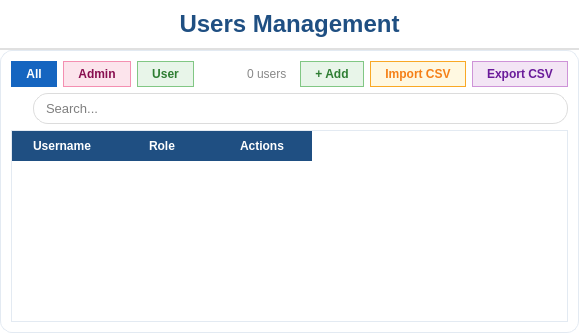
<?xml version="1.0" encoding="UTF-8"?>
<ui version="4.0">
 <class>UsersContent</class>
 <widget class="QWidget" name="UsersContent">
  <property name="styleSheet">
   <string notr="true">background-color: white;</string>
  </property>
  <layout class="QVBoxLayout" name="mainLayout">
   <property name="spacing"><number>0</number></property>
   <property name="leftMargin"><number>0</number></property>
   <property name="topMargin"><number>0</number></property>
   <property name="rightMargin"><number>0</number></property>
   <property name="bottomMargin"><number>0</number></property>
   <item>
    <widget class="QLabel" name="lblTitle">
     <property name="styleSheet">
      <string notr="true">QLabel { font-size: 24px; font-weight: bold; color: #1F4F82; padding: 10px; border-bottom: 2px solid #E0E0E0; }</string>
     </property>
     <property name="text"><string>Users Management</string></property>
     <property name="alignment"><set>Qt::AlignCenter</set></property>
    </widget>
   </item>
   <item>
    <widget class="QFrame" name="tablePanel">
     <property name="styleSheet">
      <string notr="true">QFrame#tablePanel { background-color: white; border-radius: 12px; border: 1px solid #E3EAF2; }</string>
     </property>
     <layout class="QVBoxLayout" name="tableLayout">
      <property name="leftMargin"><number>10</number></property>
      <property name="topMargin"><number>10</number></property>
      <property name="rightMargin"><number>10</number></property>
      <property name="bottomMargin"><number>10</number></property>
      <item>
       <layout class="QHBoxLayout" name="filterLayout">
        <property name="spacing"><number>6</number></property>
        <item>
         <widget class="QPushButton" name="pushButtonAll">
          <property name="styleSheet"><string notr="true">QPushButton { background-color: #E3F2FD; border: 1px solid #1565C0; border-radius: 15px; padding: 5px 14px; color: #0D47A1; font-weight: 500; font-size: 12px; } QPushButton:checked { background-color: #1565C0; color: white; } QPushButton:hover { background-color: #1E88E5; color: white; }</string></property>
          <property name="text"><string>All</string></property>
          <property name="checkable"><bool>true</bool></property>
          <property name="checked"><bool>true</bool></property>
          <property name="autoExclusive"><bool>true</bool></property>
         </widget>
        </item>
        <item>
         <widget class="QPushButton" name="pushButtonAdmin">
          <property name="styleSheet"><string notr="true">QPushButton { background-color: #FCE4EC; border: 1px solid #F48FB1; border-radius: 15px; padding: 5px 14px; color: #880E4F; font-weight: 500; font-size: 12px; } QPushButton:checked { background-color: #E91E63; color: white; } QPushButton:hover { background-color: #E91E63; color: white; }</string></property>
          <property name="text"><string>Admin</string></property>
          <property name="checkable"><bool>true</bool></property>
          <property name="autoExclusive"><bool>true</bool></property>
         </widget>
        </item>
        <item>
         <widget class="QPushButton" name="pushButtonUser">
          <property name="styleSheet"><string notr="true">QPushButton { background-color: #E8F5E9; border: 1px solid #81C784; border-radius: 15px; padding: 5px 14px; color: #2E7D32; font-weight: 500; font-size: 12px; } QPushButton:checked { background-color: #4CAF50; color: white; } QPushButton:hover { background-color: #4CAF50; color: white; }</string></property>
          <property name="text"><string>User</string></property>
          <property name="checkable"><bool>true</bool></property>
          <property name="autoExclusive"><bool>true</bool></property>
         </widget>
        </item>
        <item>
         <spacer name="filterSpacer">
          <property name="orientation"><enum>Qt::Horizontal</enum></property>
          <property name="sizeHint" stdset="0"><size><width>40</width><height>20</height></size></property>
         </spacer>
        </item>
        <item>
         <widget class="QLabel" name="lblCount">
          <property name="styleSheet"><string notr="true">color: #888; font-size: 12px; padding: 0 4px;</string></property>
          <property name="text"><string>0 users</string></property>
         </widget>
        </item>
        <item>
         <widget class="QPushButton" name="pushButtonAdd">
          <property name="styleSheet"><string notr="true">QPushButton { background-color: #E8F5E9; border: 1px solid #81C784; border-radius: 15px; padding: 5px 14px; color: #2E7D32; font-weight: 500; font-size: 12px; } QPushButton:hover { background-color: #4CAF50; color: white; }</string></property>
          <property name="text"><string>+ Add</string></property>
         </widget>
        </item>
        <item>
         <widget class="QPushButton" name="pushButtonImportCSV">
          <property name="styleSheet"><string notr="true">QPushButton { background-color: #FFF8E1; border: 1px solid #F9A825; border-radius: 15px; padding: 5px 14px; color: #F57F17; font-weight: 500; font-size: 12px; } QPushButton:hover { background-color: #FBC02D; color: white; }</string></property>
          <property name="text"><string>Import CSV</string></property>
         </widget>
        </item>
        <item>
         <widget class="QPushButton" name="pushButtonExportCSV">
          <property name="styleSheet"><string notr="true">QPushButton { background-color: #F3E5F5; border: 1px solid #CE93D8; border-radius: 15px; padding: 5px 14px; color: #6A1B9A; font-weight: 500; font-size: 12px; } QPushButton:hover { background-color: #AB47BC; color: white; }</string></property>
          <property name="text"><string>Export CSV</string></property>
         </widget>
        </item>
       </layout>
      </item>
      <item>
       <layout class="QHBoxLayout" name="searchLayout">
        <property name="spacing"><number>6</number></property>
        <item>
         <widget class="QLabel" name="lblSearchIcon">
          <property name="minimumSize"><size><width>16</width><height>16</height></size></property>
          <property name="maximumSize"><size><width>16</width><height>16</height></size></property>
          <property name="pixmap"><pixmap>../images/search.png</pixmap></property>
          <property name="scaledContents"><bool>true</bool></property>
          <property name="styleSheet"><string notr="true">background: transparent; border: none;</string></property>
         </widget>
        </item>
        <item>
         <widget class="QLineEdit" name="lineEditSearch">
          <property name="styleSheet"><string notr="true">QLineEdit { color: black; padding: 6px 10px; border: 1px solid #dcdcdc; border-radius: 15px; font-size: 13px; } QLineEdit:focus { border: 1px solid #1f4f82; }</string></property>
          <property name="placeholderText"><string>Search...</string></property>
         </widget>
        </item>
       </layout>
      </item>
      <item>
       <widget class="QTableWidget" name="tableWidget">
        <property name="selectionBehavior"><enum>QAbstractItemView::SelectRows</enum></property>
        <property name="editTriggers"><set>QAbstractItemView::NoEditTriggers</set></property>
        <property name="alternatingRowColors"><bool>true</bool></property>
        <property name="showGrid"><bool>false</bool></property>
        <property name="styleSheet"><string notr="true">QTableWidget { background-color: white; color: #333; border: 1px solid #E3EAF2; font-size: 13px; }
QTableWidget::item { color: #333; padding: 4px; }
QTableWidget::item:selected { background-color: #BBDEFB; color: #333; }
QHeaderView::section { background-color: #1F4F82; color: white; padding: 6px; border: none; font-weight: bold; }</string></property>
        <column><property name="text"><string>Username</string></property></column>
        <column><property name="text"><string>Role</string></property></column>
        <column><property name="text"><string>Actions</string></property></column>
       </widget>
      </item>
     </layout>
    </widget>
   </item>
  </layout>
 </widget>
 <resources/>
 <connections/>
</ui>
